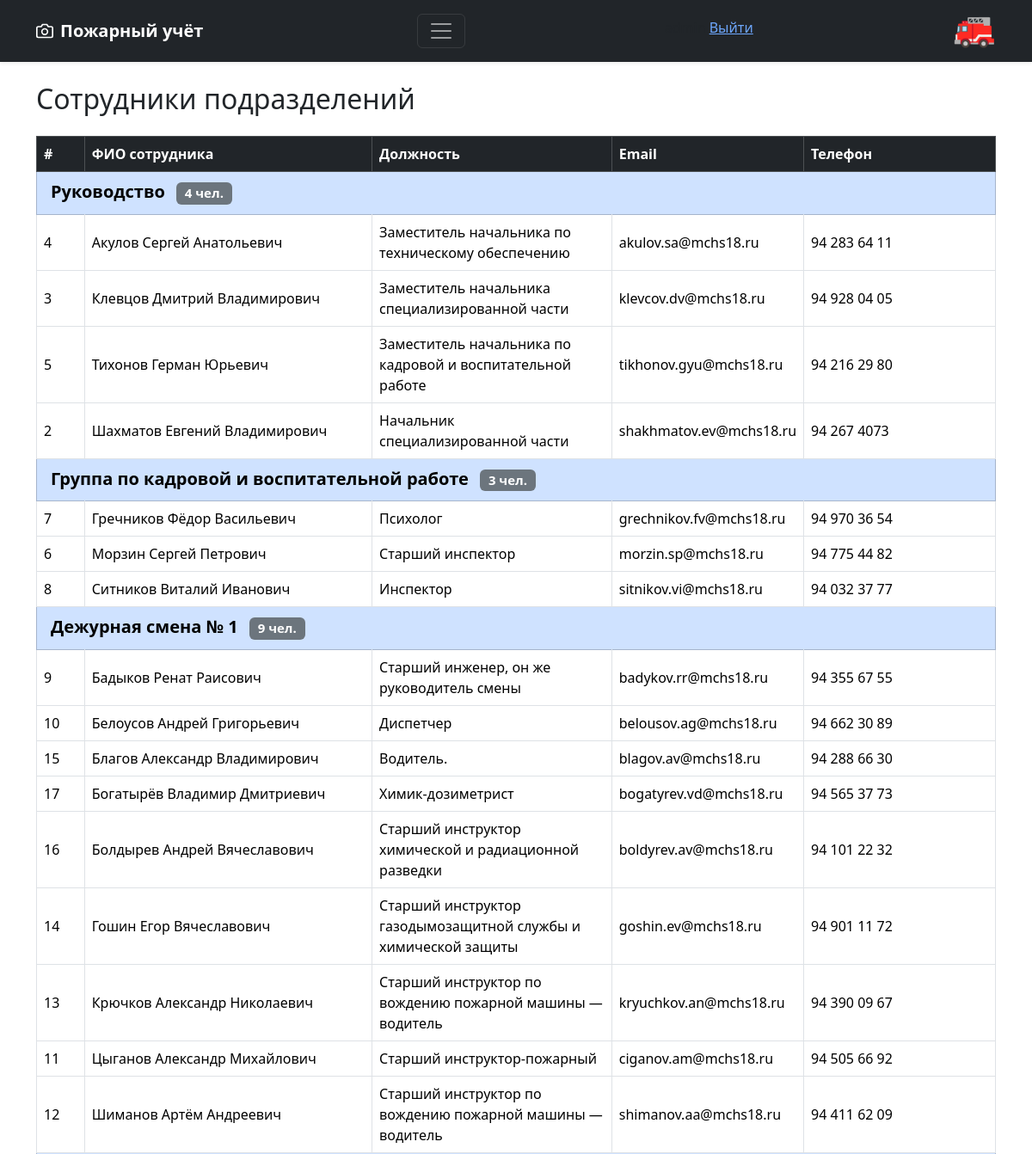
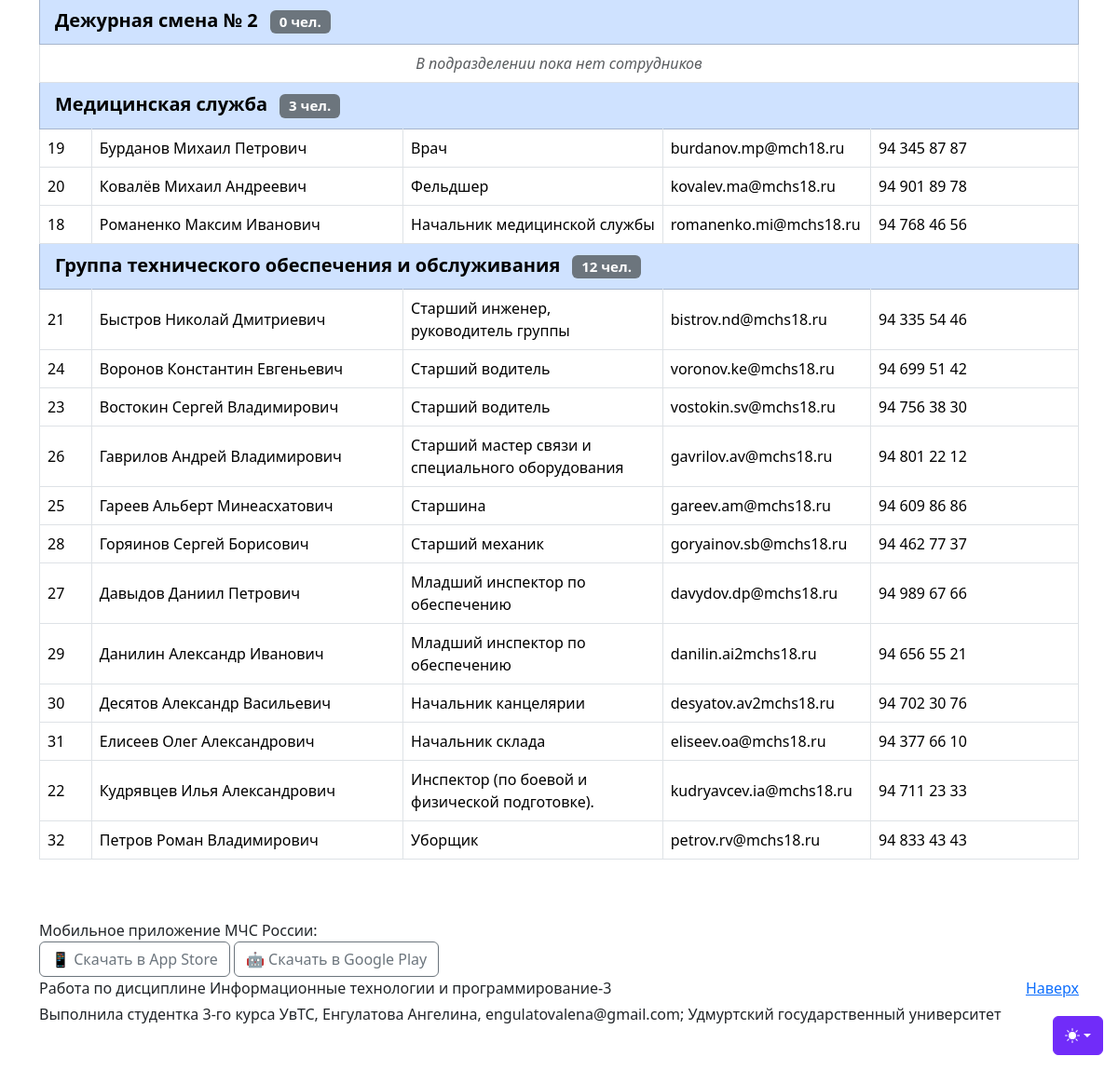
The page /objects/usersAtDivisions (signed in) on the database its author committed (2 pictures, top to bottom).
### models.py (models this page shows, shortened)
class Registered_Users(UserMixin, db.Model):
    __tablename__ = 'registered_users'
    id = db.Column(db.Integer, primary_key=True)
    username = db.Column(db.String(80), unique=True, nullable=False)
    password_hash = db.Column(db.String(255), nullable=False)
    @property
    def access_level(self):
        user = User.query.filter_by(user_login=self.username).first()
        return user.access_level if user else None

class Divisions(db.Model):
    __tablename__ = 'divisions'
    id = db.Column(db.Integer, primary_key=True)
    div_name = db.Column(db.String(64), nullable=False, unique=True)  # ← unique=True обязательно!

class User(db.Model):
    __tablename__ = 'user'
    id = db.Column(db.Integer, primary_key=True)
    full_name = db.Column(db.String(100), nullable=False)
    position = db.Column(db.String(24), nullable=False)
    division_id = db.Column(db.String(64), db.ForeignKey('divisions.div_name'), nullable=True)
    access_level = db.Column(db.Integer, nullable=False)
    user_login = db.Column(db.String(32), unique=True, nullable=False)
    is_registered = db.Column(db.Boolean, default=False, nullable=False)
    email = db.Column(db.String(48), nullable=True)
    phone = db.Column(db.String(24), nullable=False)
    division = db.relationship('Divisions', backref='users', foreign_keys=[division_id])

### blueprints/objects_bp.py (the view, shortened to what this page needs)
@objects_bp.route('/<table_name>')
@login_required
def objects(table_name):
    if table_name not in TABLE_MAP:
        return "Таблица не найдена", 404
    model = TABLE_MAP[table_name]
    editable = can_edit(table_name)
    if table_name == 'usersAtDivisions':
        stmt_count = (
            select(
                Divisions.id,
                Divisions.div_name,
                func.count(User.id).label('user_count')
            )
            .outerjoin(User, func.lower(User.division_id) == func.lower(Divisions.div_name))
            .group_by(Divisions.id, Divisions.div_name)
            .order_by(Divisions.id)
        )
        stats = db.session.execute(stmt_count).all()
        stmt_rows = (
            select(Divisions, User)
            .outerjoin(User, func.lower(User.division_id) == func.lower(Divisions.div_name))
            .order_by(Divisions.id, User.full_name)
        )
        rows = db.session.execute(stmt_rows).all()
        divisions_data = defaultdict(lambda: {
            'division': None,
            'users': [],
            'user_count': 0
        })
        for row in rows:
            div = row.Divisions
            user = row.User
            entry = divisions_data[div.id]
            entry['division'] = div
            if user is not None:
                entry['users'].append(user)
        for row in stats:
            divisions_data[row.id]['user_count'] = row.user_count
        return render_template('users_at_divisions.html',
                               divisions_data=divisions_data.values(),
                               can_edit=editable)

### app.py (called while the page is built)
@login_manager.user_loader
def load_user(user_id):
    return Registered_Users.query.get(int(user_id))

### blueprints/objects_bp.py (called while the page is built)
def can_edit(table_name):
    if not current_user.is_authenticated:
        return False
    access = current_user.access_level
    return access in EDIT_PERMISSIONS.get(table_name, [])

### templates/users_at_divisions.html (shortened to what this page needs)
{% extends "base.html" %}
{% block content %}
<div class="container mt-4">
    <h2 class="mb-4">Сотрудники подразделений</h2>
    {% if divisions_data %}
    <table class="table table-bordered table-hover align-middle">
        <thead class="table-dark">
            <tr>
                <th style="width: 5%">#</th>
                <th style="width: 30%">ФИО сотрудника</th>
                <th style="width: 25%">Должность</th>
                <th style="width: 20%">Email</th>
                <th style="width: 20%">Телефон</th>
            </tr>
        </thead>
        {% for entry in divisions_data %}
        <tbody>
            <tr class="table-primary">
                <td colspan="5" class="fw-bold fs-5">
                    {{ entry.division.div_name }}
                    <span class="badge bg-secondary ms-2">
                        {{ entry.user_count }} чел.
                    </span>
                </td>
            </tr>
            {% if entry.users %}
                {% for user in entry.users %}
                <tr>
                    <td>{{ user.id }}</td>
                    <td>{{ user.full_name }}</td>
                    <td>{{ user.position }}</td>
                    <td>{{ user.email }}</td>
                    <td>{{ user.phone }}</td>
                </tr>
                {% endfor %}
            {% else %}
                <tr>
                    <td colspan="5" class="text-muted text-center fst-italic">
                        В подразделении пока нет сотрудников
                    </td>
                </tr>
            {% endif %}
        </tbody>
        {% endfor %}
    </table>
    {% else %}
    <div class="alert alert-info">
        <i class="bi bi-info-circle me-2"></i>
        Записей пока нет. Проверьте, добавлены ли тестовые данные в базу.
    </div>
    {% endif %}
</div>
{% endblock %}

### templates/base.html (shortened to what this page needs)
<!DOCTYPE html>
<html lang="ru" data-bs-theme="auto">
<head>
    <link href="https://cdn.jsdelivr.net/npm/bootstrap@5.3.3/dist/css/bootstrap.min.css"
          rel="stylesheet">
    <link rel="stylesheet" href="{{ url_for('static', filename='css/main.css') }}">
</head>
<body>
    <div class="dropdown position-fixed bottom-0 end-0 mb-3 me-3 bd-mode-toggle">
        <button class="btn btn-bd-primary py-2 dropdown-toggle d-flex align-items-center"
                id="bd-theme" type="button" aria-expanded="false"
                data-bs-toggle="dropdown" aria-label="Toggle theme (auto)">
            <svg class="bi my-1 theme-icon-active" aria-hidden="true"><use href="#circle-half"></use></svg>
        </button>
    </div>
    <header data-bs-theme="dark">
        <div class="navbar navbar-dark bg-dark shadow-sm">
            <div class="container">
                <a href="{{ url_for('main.index') }}" class="navbar-brand d-flex align-items-center">
                    <strong>Пожарный учёт</strong>
                </a>
                <button class="navbar-toggler" type="button" data-bs-toggle="collapse" data-bs-target="#navbarHeader" aria-controls="navbarHeader" aria-expanded="false" aria-label="Toggle navigation">
                    <span class="navbar-toggler-icon"></span>
                </button>
                <div class="user-info">
                    <p>{{ current_user.username }} <a href="{{ url_for('auth.logout') }}">   Выйти</a></p>
                </div>
                <h1>🚒</h1>
            </div>
        </div>
    </header>
    <main>
        {% block content %}{% endblock %}
    </main>
    <footer class="text-body-secondary py-5">
        <div class="container">
            <div class="mainpage-col__section-half">
                Мобильное приложение МЧС России:<br>
                <a class="app-link btn btn-outline-secondary" href="https://apps.apple.com/app/id1530044766" target="_blank" title="App Store">
                    📱 Скачать в App Store</a>
                    <a class="app-link btn btn-outline-secondary" href="https://play.google.com/store/apps/details?id=io.citizens.security&hl=ru" target="_blank" title="Google Play">
                    🤖 Скачать в Google Play</a>
            </div>
            <p class="float-end mb-1"><a href="#">Наверх</a></p>
            <p class="mb-1">Работа по дисциплине Информационные технологии и программирование-3</p>
            <p class="mb-0">Выполнила студентка 3-го курса УвТС, Енгулатова Ангелина, engulatovalena@gmail.com; Удмуртский государственный университет</p>
    </footer>
</body>

### static/css/main.css (style rules this page uses)
.bi { vertical-align: -0.125em; fill: currentColor; }
.btn-bd-primary { --bd-violet-bg: #712cf9; --bd-violet-rgb: 112.520718, 44.062154, 249.437846; --bs-btn-font-weight: 600; --bs-btn-color: var(--bs-white); --bs-btn-bg: var(--bd-violet-bg); --bs-btn-border-color: var(--bd-violet-bg); --bs-btn-hover-color: var(--bs-white); --bs-btn-hover-bg: #6528e0; --bs-btn-hover-border-color: #6528e0; --bs-btn-focus-shadow-rgb: var(--bd-violet-rgb); --bs-btn-active-color: var(--bs-btn-hover-color); --bs-btn-active-bg: #5a23c8; --bs-btn-active-border-color: #5a23c8; }
.bd-mode-toggle { z-index: 1500; }
.bd-mode-toggle .bi { width: 1em; height: 1em; }
.text-body-secondary { color: #212529 !important; }

### rows shown on the page
Registered_Users: username "admin"
Divisions: division.div_name "Руководство"
User: id "4", full_name "Акулов Сергей Анатольевич", position "Заместитель начальника по техническому обеспечению", email "akulov.sa@mchs18.ru", phone "94 283 64 11"
User: id "3", full_name "Клевцов Дмитрий Владимирович", position "Заместитель начальника специализированной части", email "klevcov.dv@mchs18.ru", phone "94 928 04 05"
User: id "5", full_name "Тихонов Герман Юрьевич", position "Заместитель начальника по кадровой и воспитательной работе", email "tikhonov.gyu@mchs18.ru", phone "94 216 29 80"
User: id "2", full_name "Шахматов Евгений Владимирович", position "Начальник специализированной части", email "shakhmatov.ev@mchs18.ru", phone "94 267 4073"
Divisions: division.div_name "Группа по кадровой и воспитательной работе"
User: id "7", full_name "Гречников Фёдор Васильевич", position "Психолог", email "grechnikov.fv@mchs18.ru", phone "94 970 36 54"
User: id "6", full_name "Морзин Сергей Петрович", position "Старший инспектор", email "morzin.sp@mchs18.ru", phone "94 775 44 82"
User: id "8", full_name "Ситников Виталий Иванович", position "Инспектор", email "sitnikov.vi@mchs18.ru", phone "94 032 37 77"
Divisions: division.div_name "Дежурная смена № 1"
User: id "9", full_name "Бадыков Ренат Раисович", position "Старший инженер, он же руководитель смены", email "badykov.rr@mchs18.ru", phone "94 355 67 55"
User: id "10", full_name "Белоусов Андрей Григорьевич", position "Диспетчер", email "belousov.ag@mchs18.ru", phone "94 662 30 89"
User: id "15", full_name "Благов Александр Владимирович", position "Водитель.", email "blagov.av@mchs18.ru", phone "94 288 66 30"
User: id "17", full_name "Богатырёв Владимир Дмитриевич", position "Химик-дозиметрист", email "bogatyrev.vd@mchs18.ru", phone "94 565 37 73"
User: id "16", full_name "Болдырев Андрей Вячеславович", position "Старший инструктор химической и радиационной разведки", email "boldyrev.av@mchs18.ru", phone "94 101 22 32"
User: id "14", full_name "Гошин Егор Вячеславович", position "Старший инструктор газодымозащитной службы и химической защиты", email "goshin.ev@mchs18.ru", phone "94 901 11 72"
User: id "13", full_name "Крючков Александр Николаевич", position "Старший инструктор по вождению пожарной машины — водитель", email "kryuchkov.an@mchs18.ru", phone "94 390 09 67"
User: id "11", full_name "Цыганов Александр Михайлович", position "Старший инструктор-пожарный", email "ciganov.am@mchs18.ru", phone "94 505 66 92"
User: id "12", full_name "Шиманов Артём Андреевич", position "Старший инструктор по вождению пожарной машины — водитель", email "shimanov.aa@mchs18.ru", phone "94 411 62 09"
Divisions: division.div_name "Дежурная смена № 2"
Divisions: division.div_name "Медицинская служба"
User: id "19", full_name "Бурданов Михаил Петрович", position "Врач", email "burdanov.mp@mch18.ru", phone "94 345 87 87"
User: id "20", full_name "Ковалёв Михаил Андреевич", position "Фельдшер", email "kovalev.ma@mchs18.ru", phone "94 901 89 78"
User: id "18", full_name "Романенко Максим Иванович", position "Начальник медицинской службы", email "romanenko.mi@mchs18.ru", phone "94 768 46 56"
Divisions: division.div_name "Группа технического обеспечения и обслуживания"
User: id "21", full_name "Быстров Николай Дмитриевич", position "Старший инженер, руководитель группы", email "bistrov.nd@mchs18.ru", phone "94 335 54 46"
User: id "24", full_name "Воронов Константин Евгеньевич", position "Старший водитель", email "voronov.ke@mchs18.ru", phone "94 699 51 42"
User: id "23", full_name "Востокин Сергей Владимирович", position "Старший водитель", email "vostokin.sv@mchs18.ru", phone "94 756 38 30"
User: id "26", full_name "Гаврилов Андрей Владимирович", position "Старший мастер связи и специального оборудования", email "gavrilov.av@mchs18.ru", phone "94 801 22 12"
User: id "25", full_name "Гареев Альберт Минеасхатович", position "Старшина", email "gareev.am@mchs18.ru", phone "94 609 86 86"
User: id "28", full_name "Горяинов Сергей Борисович", position "Старший механик", email "goryainov.sb@mchs18.ru", phone "94 462 77 37"
User: id "27", full_name "Давыдов Даниил Петрович", position "Младший инспектор по обеспечению", email "davydov.dp@mchs18.ru", phone "94 989 67 66"
User: id "29", full_name "Данилин Александр Иванович", position "Младший инспектор по обеспечению", email "danilin.ai2mchs18.ru", phone "94 656 55 21"
User: id "30", full_name "Десятов Александр Васильевич", position "Начальник канцелярии", email "desyatov.av2mchs18.ru", phone "94 702 30 76"
User: id "31", full_name "Елисеев Олег Александрович", position "Начальник склада", email "eliseev.oa@mchs18.ru", phone "94 377 66 10"
User: id "22", full_name "Кудрявцев Илья Александрович", position "Инспектор (по боевой и физической подготовке).", email "kudryavcev.ia@mchs18.ru", phone "94 711 23 33"
User: id "32", full_name "Петров Роман Владимирович", position "Уборщик", email "petrov.rv@mchs18.ru", phone "94 833 43 43"

### other values the page prints
{{ entry.user_count }} "4" "3" "9" "0" "3" "12"
